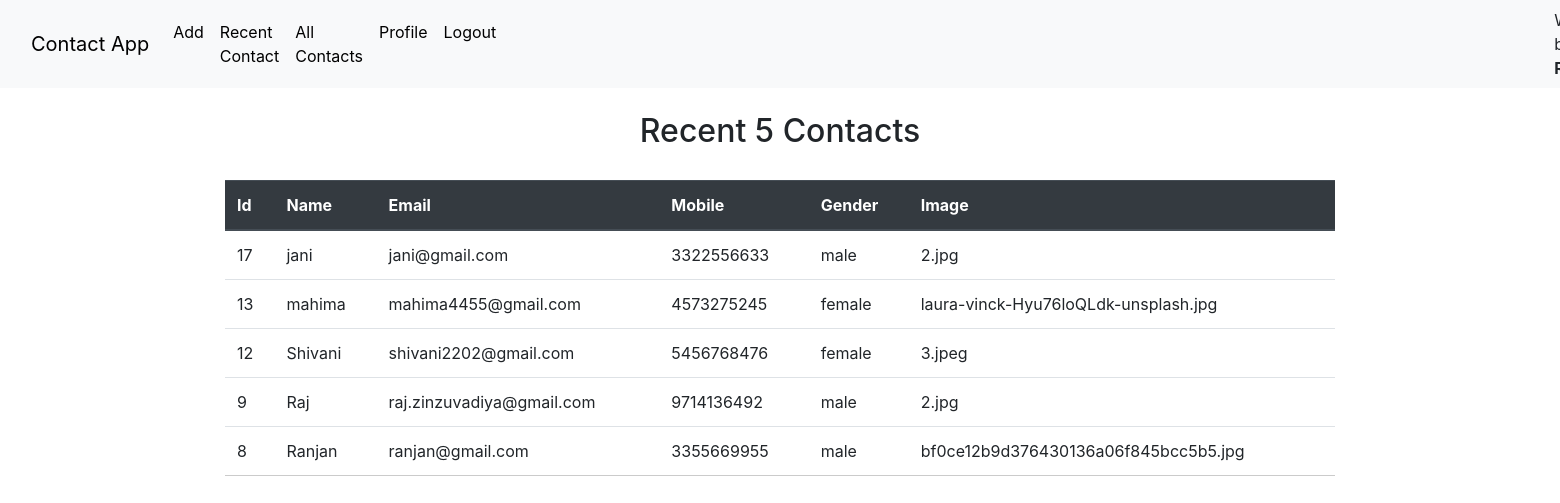
The page /recent-contact.php (signed in) on the database its author committed.
### tables this page shows
CREATE TABLE `addcontact` (
  `id` int NOT NULL,
  `name` varchar(100) NOT NULL,
  `email` varchar(100) NOT NULL,
  `mobile` varchar(20) NOT NULL,
  `gender` varchar(20) NOT NULL,
  `image` varchar(200) NOT NULL
);

### recent-contact.php (the view, shortened to what this page needs)
<?php
include 'connect.php';
$sql = "SELECT * FROM `crud` WHERE email='$_SESSION[email]'";
$r=mysqli_query($con,$sql);
$data=mysqli_fetch_assoc($r);
?>
<!DOCTYPE html>
<html lang="en">
<head>
  <link rel="stylesheet" href="style.css">
  <link rel="stylesheet" href="https://cdn.jsdelivr.net/npm/bootstrap@4.5.3/dist/css/bootstrap.min.css">
</head>
<body>
  <?php
  require_once("connect.php");
  $findresult = mysqli_query($con, "SELECT * FROM addcontact ORDER BY id DESC limit 5 ");
  ?>
  <nav class="navbar navbar-expand-lg bg-light">
    <div class="container-fluid">
      <a class="navbar-brand" href="#" style="color: black;">Contact App</a>
      <div class="collapse navbar-collapse" id="navbarNavAltMarkup">
        <div class="navbar-nav">
          <a class="nav-link" href="add-contact.php" style="color: black;">Add</a>
          <a class="nav-link" href="recent-contact.php" style="color: black;">Recent Contact</a>
          <a class="nav-link" href="all-contact.php" style="color: black;">All Contacts</a>
          <a class="nav-link" href="profile.php" style="color: black;">Profile</a>
          <a class="nav-link" href="logout.php" style="color: black;">Logout</a>
        </div>
        <a style="margin-left: 1050px;">Welcome back, <b><?php echo $data['name']; ?></b> !</a>
      </div>
    </div>
  </nav>
  <div>
    <div class="row-sm-4">
      <div class="container">
        <div class=row-sm-4 >
          <h2 style="text-align: center; "> Recent 5 Contacts </h2>
          <table class="table">
            <thead class="thead-dark">
              <tr>
                <th scope="col">Id</th>
                <th scope="col">Name</th>
                <th scope="col">Email</th>
                <th scope="col">Mobile</th>
                <th scope="col">Gender</th>
                <th scope="col">Image</th>
              </tr>
            </thead>
            <?php
            while ($res = mysqli_fetch_array($findresult)) {
              ?>
              <tr>
                <td><?php echo $res['id']; ?></td>
                <td><?php echo $res['name']; ?></td>
                <td><?php echo $res['email']; ?></td>
                <td><?php echo $res['mobile']; ?></td>
                <td><?php echo $res['gender']; ?></td>
                <td><?php echo $res['image']; ?></td>
              </tr>
              <?php
            }
            ?>
          </table>
        </div>
      </div>
    </div>
  </body>
  </html>

### style.css (style rules this page uses)
body { font-size: 19px; }
table { width: 50%; margin: 30px auto; border-collapse: collapse; text-align: left; }
tr { border-bottom: 1px solid #cbcbcb; }
th, td { border: none; height: 30px; padding: 2px; }

### rows shown on the page
addcontact: id "17", name "jani", email "jani@gmail.com", mobile "3322556633", gender "male", image "2.jpg"
addcontact: id "13", name "mahima", email "mahima4455@gmail.com", mobile "4573275245", gender "female", image "laura-vinck-Hyu76loQLdk-unsplash.jpg"
addcontact: id "12", name "Shivani", email "shivani2202@gmail.com", mobile "5456768476", gender "female", image "3.jpeg"
addcontact: id "9", name "Raj", email "raj.zinzuvadiya@gmail.com", mobile "9714136492", gender "male", image "2.jpg"
addcontact: id "8", name "Ranjan", email "ranjan@gmail.com", mobile "3355669955", gender "male", image "bf0ce12b9d376430136a06f845bcc5b5.jpg"
